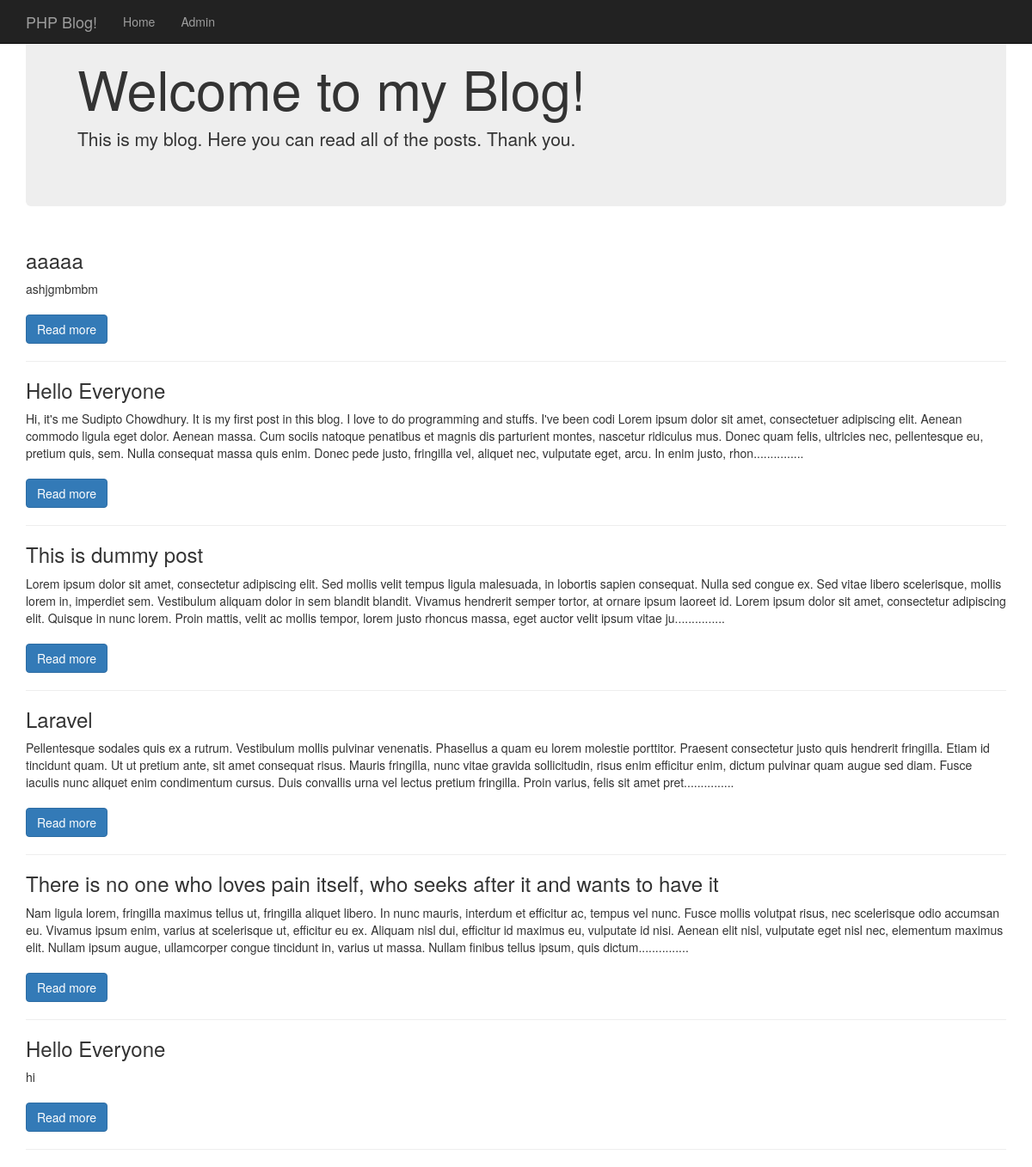
Page /post on the committed database.
### tables this page shows
CREATE TABLE `posts` (
  `id` int(11) NOT NULL AUTO_INCREMENT,
  `post_title` varchar(255) DEFAULT NULL,
  `post_description` text,
  `user_id` int(11) DEFAULT NULL,
  `created_at` datetime DEFAULT NULL,
  `updated_at` datetime DEFAULT NULL,
  PRIMARY KEY (`id`),
  KEY `user_id` (`user_id`),
  CONSTRAINT `posts_ibfk_1` FOREIGN KEY (`user_id`) REFERENCES `users` (`id`)
);

### app/controllers/PostController.php (called while the page is built, shortened)
<?php
class PostController extends Controller
{
	public function index()
	{
		return $this->app->loadView('posts.index', [
			'posts' => (new Post)->getPosts()
		]);
	}
}

### public/index.php (called while the page is built)
<?php
$app = require __DIR__.'/../bootstrap/Application.php';
$app->handle(require __DIR__.'/../bootstrap/Request.php');

### app/models/Post.php (called while the page is built, shortened)
<?php
class Post{
	public function __construct()
	{
		$this->db = Connection::make();
	}
	public function getPosts()
	{
		$statement = $this->db->prepare('select * from posts ORDER BY id DESC;');
		$statement->execute();
		$result = $statement->fetchAll();
		return $result;
	}
}

### app/models/Connection.php (called while the page is built, shortened)
<?php
class Connection
{
	static $connection = null;
	public static function make()
	{
		if(is_null(static::$connection)) {
			try {
				$dsn = 'mysql:host=localhost;dbname=phpws';
				static::$connection = new PDO($dsn, 'root', 'dip123', [
					PDO::ATTR_DEFAULT_FETCH_MODE => PDO::FETCH_ASSOC,
					PDO::ATTR_ERRMODE => PDO::ERRMODE_EXCEPTION
				]);
			} catch(\PDOException $e) {
				var_dump($e) && exit;
			}
		}
		return static::$connection;
	}
}

### bootstrap/Request.php (called while the page is built, shortened)
<?php
class Request
{
	protected $scheme = null;
	protected $domain = null;
	public function setScheme($server)
	{
		return $this->scheme = 'http';
	}
	public function getScheme()
	{
		return $this->scheme;
	}
	public function setDomain($server)
	{
		return $this->domain = $server['HTTP_HOST'];
	}
	public function getDomain()
	{
		return $this->domain;
	}
}
return new Request;

### app/views/posts.index.php (the view, shortened to what this page needs)
<div class="row">
  <div class="col-md-12">
    <div class="jumbotron">
      <h1>Welcome to my Blog!</h1>
      <p class="lead">This is my blog. Here you can read all of the posts. Thank you.</p>
    </div>
  </div>
</div>
  <div class="row">
    <div class="col-md-12">
    <?php foreach($posts as $post): ?>
      <div class="post">
        <h3> <?php echo $post['post_title']; ?> </h3>
        <p>
            <?php echo substr($post['post_description'], 0, 500);
              if(strlen($post['post_description'])>500)
              {
                echo "...............";
              }else{
                echo "";
              }
            ?>
            <br> <br>
            <a href="<?php echo $this->url('/post/show', $post['id'].'/'.$post['user_id']) ?>" class="btn btn-primary"> Read more </a>
        </p>
      </div>
      <hr>
      <?php endforeach; ?>
    </div>
  </div>

### rows in the picture
posts: post_title "aaaaa", post_description "ashjgmbmbm"
posts: post_title "Hello Everyone", post_description "Hi, it's me Sudipto Chowdhury. It is my first post in this blog. I love to do programming and stuffs. I've been codi Lorem ipsum dolor sit amet, consectetuer adipiscing elit. Aenean commodo ligula eget dolor. Aenean massa. Cum sociis natoque penatibus et magnis dis parturient montes, nascetur ridiculus mus. Donec quam felis, ultricies nec, pellentesque eu, pretium quis, sem. Nulla consequat massa quis enim. Donec pede justo, fringilla vel, aliquet nec, vulputate eget, arcu. In enim justo, rhon"
posts: post_title "This is dummy post", post_description "Lorem ipsum dolor sit amet, consectetur adipiscing elit. Sed mollis velit tempus ligula malesuada, in lobortis sapien consequat. Nulla sed congue ex. Sed vitae libero scelerisque, mollis lorem in, imperdiet sem. Vestibulum aliquam dolor in sem blandit blandit. Vivamus hendrerit semper tortor, at ornare ipsum laoreet id. Lorem ipsum dolor sit amet, consectetur adipiscing elit. Quisque in nunc lorem. Proin mattis, velit ac mollis tempor, lorem justo rhoncus massa, eget auctor velit ipsum vitae ju"
posts: post_title "Laravel", post_description "Pellentesque sodales quis ex a rutrum. Vestibulum mollis pulvinar venenatis. Phasellus a quam eu lorem molestie porttitor. Praesent consectetur justo quis hendrerit fringilla. Etiam id tincidunt quam. Ut ut pretium ante, sit amet consequat risus. Mauris fringilla, nunc vitae gravida sollicitudin, risus enim efficitur enim, dictum pulvinar quam augue sed diam. Fusce iaculis nunc aliquet enim condimentum cursus. Duis convallis urna vel lectus pretium fringilla. Proin varius, felis sit amet pret"
posts: post_title "There is no one who loves pain itself, who seeks after it and wants to have it", post_description "Nam ligula lorem, fringilla maximus tellus ut, fringilla aliquet libero. In nunc mauris, interdum et efficitur ac, tempus vel nunc. Fusce mollis volutpat risus, nec scelerisque odio accumsan eu. Vivamus ipsum enim, varius at scelerisque ut, efficitur eu ex. Aliquam nisl dui, efficitur id maximus eu, vulputate id nisi. Aenean elit nisl, vulputate eget nisl nec, elementum maximus elit. Nullam ipsum augue, ullamcorper congue tincidunt in, varius ut massa. Nullam finibus tellus ipsum, quis dictum"
posts: post_title "Hello Everyone", post_description "hi"
